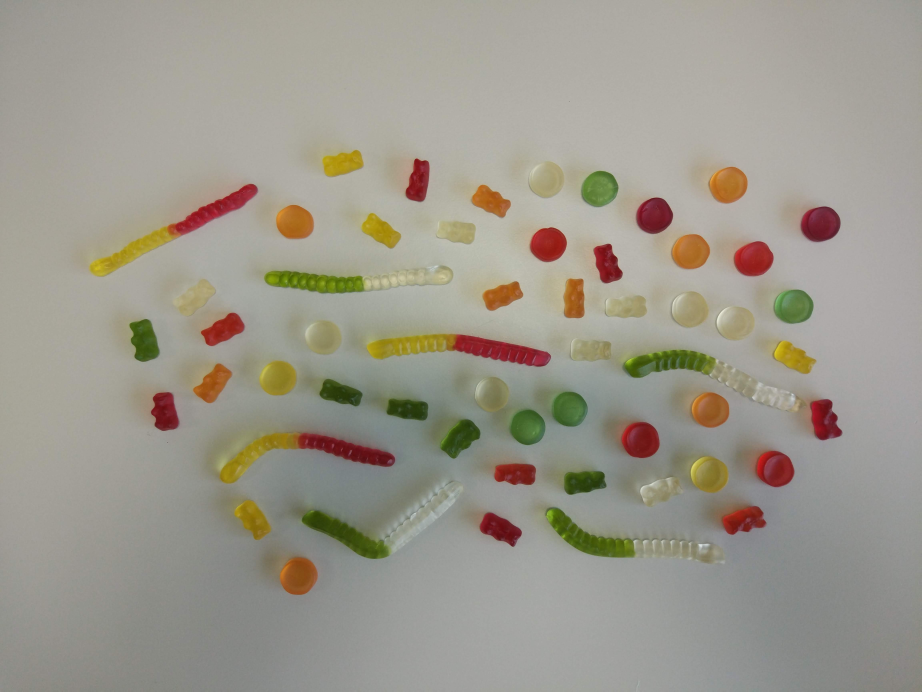
#> input picture image_10.jpg, 4608 x 3456 px, given in place of image.jpg, which was not available (shown at 1/5 size)
$ python type_of_shape.py
#> lines starting #> are read from the running program, lines starting #| are printed output that depends on the picture; after the words box and inside, x2 and y2 are one past the last pixel; in counts of white or black regions, pixels touching at a corner belong together; long printed decimals are rounded; pictures that were not available may be replaced by others from this repository, and a replacement may not be noted
# import the necessary packages
import argparse
from pyimagesearch.shapedetector import ShapeDetector
import argparse
import imutils
import numpy as np
import cv2
from matplotlib import pyplot as plt

# load the image and resize it to a smaller factor so that the shapes can be approximated better
image = cv2.imread('image.jpg', 1)
#> image is the input picture: shape (3456, 4608, 3); mean B, G, R 140.8, 152.3, 156.6
resized = imutils.resize(image, width=1000)
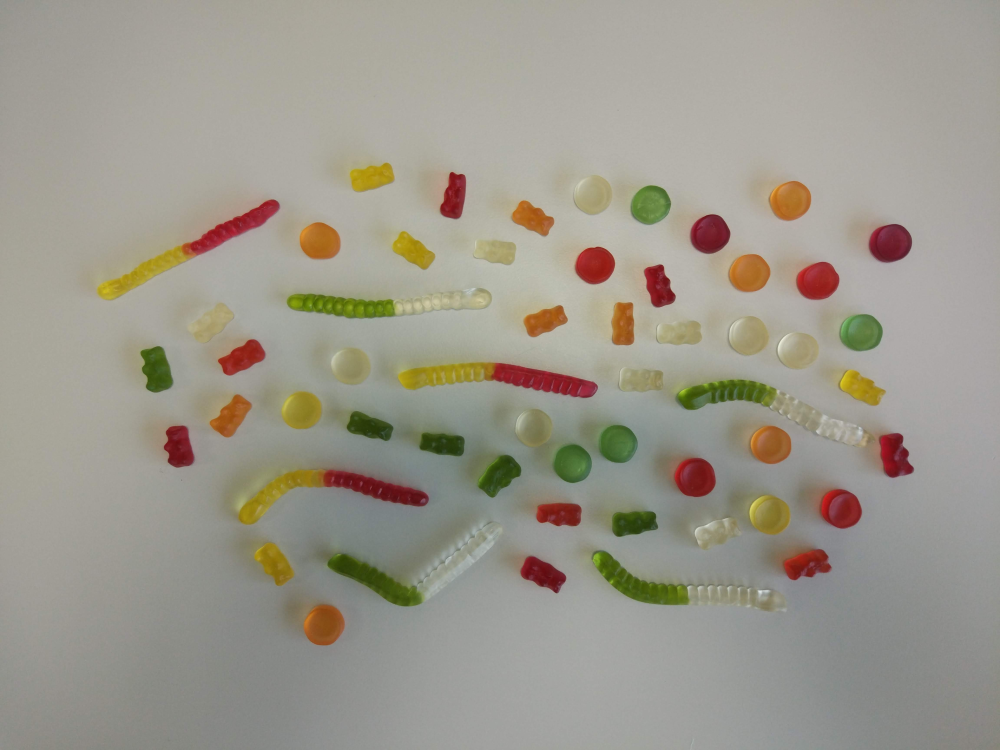
#> resized: shape (750, 1000, 3); mean B, G, R 140.8, 152.3, 156.6
ratio = image.shape[0] / float(resized.shape[0])
#> ratio = 4.61
image = resized.copy()

#TESTE--------------------------------------------------------------------------------------------------------------------------

#TESTE--------------------------------------------------------------------------------------------------------------------------


# threshold the image

gray = cv2.cvtColor(image, cv2.COLOR_BGR2GRAY)
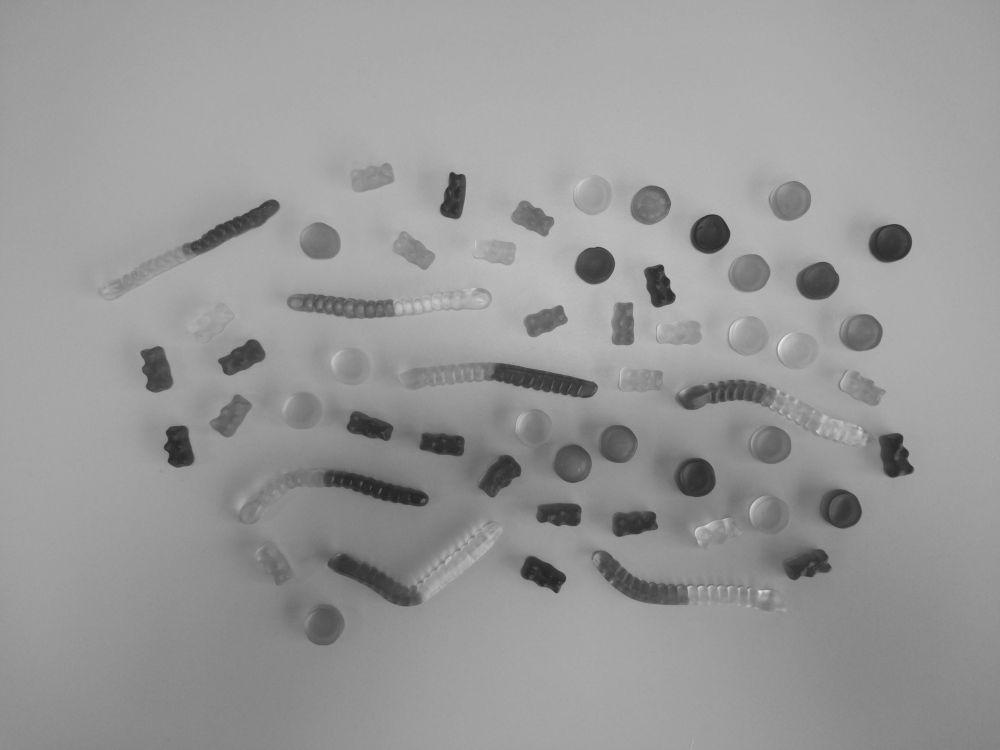
#> gray: shape (750, 1000); min 35, max 231, mean 152.2
blurred = cv2.GaussianBlur(gray, (7, 7), 0)
thresh = cv2.adaptiveThreshold(blurred, 255, cv2.ADAPTIVE_THRESH_GAUSSIAN_C, cv2.THRESH_BINARY_INV, 11, 2)
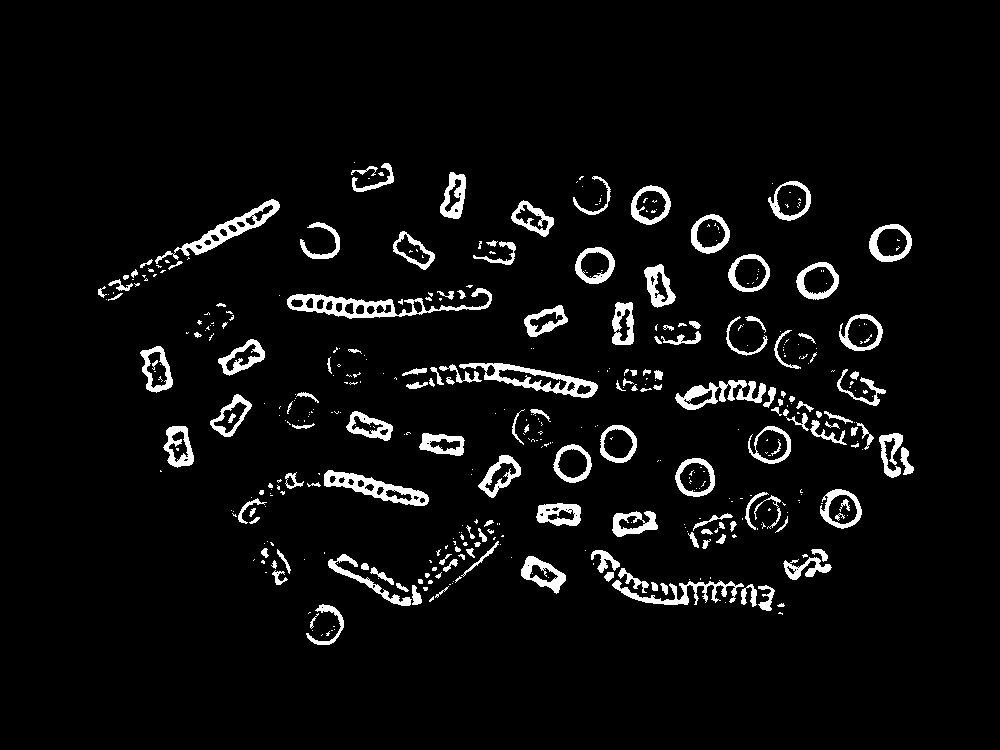
#> thresh: shape (750, 1000); 5.1% white; 450 white regions (290 under 20 px), largest, box (x1, y1, x2, y2) and area: (287, 288, 492, 319) 1838, (459, 363, 598, 398) 1467, (155, 199, 280, 264) 1367

thresh = cv2.GaussianBlur(thresh, (9, 9), 0)
thresh = cv2.adaptiveThreshold(thresh, 255, cv2.ADAPTIVE_THRESH_GAUSSIAN_C, cv2.THRESH_BINARY_INV, 11, 2)
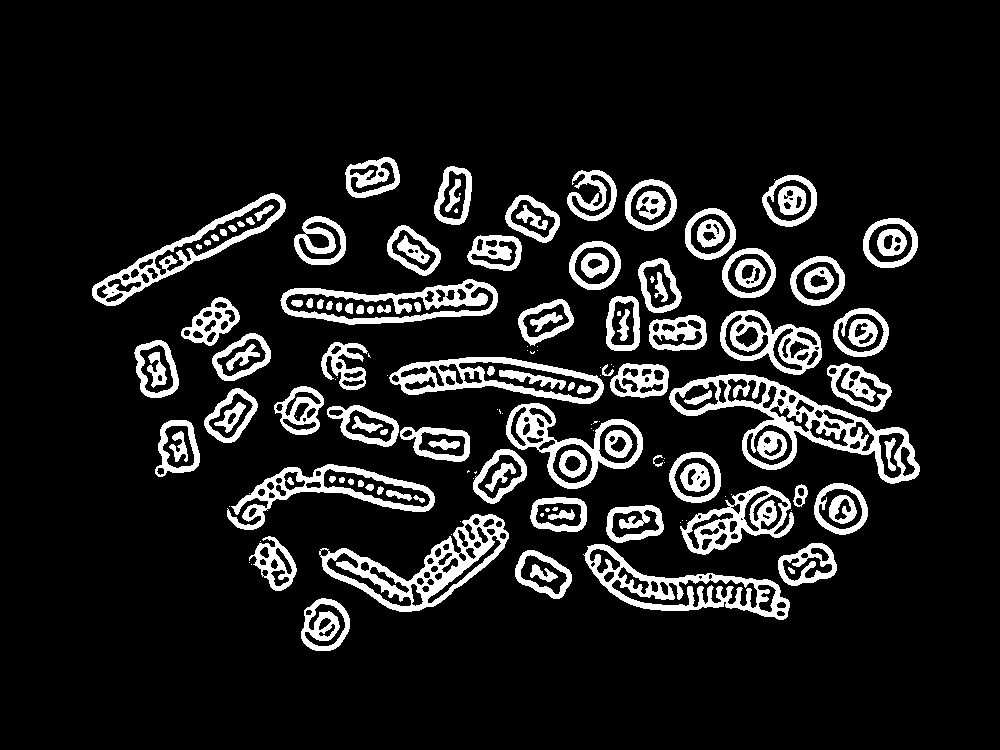
#> thresh: shape (750, 1000); 11.8% white; 166 white regions (50 under 20 px)

thresh = cv2.GaussianBlur(thresh, (3, 3), 0)
thresh = cv2.erode(thresh,(5,5),iterations = 5)
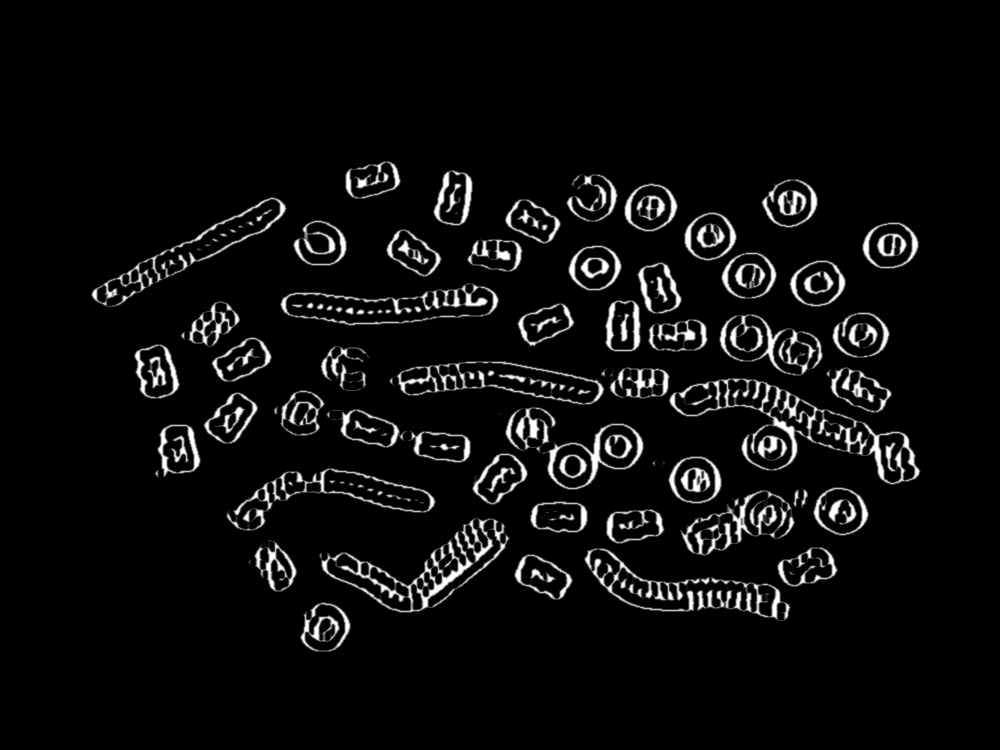
#> thresh: shape (750, 1000); min 0, max 255, mean 12.8


# find contours in the threshold image
cnts = cv2.findContours(thresh.copy(), cv2.RETR_EXTERNAL,  cv2.CHAIN_APPROX_TC89_KCOS)
#> cnts = 60 contours, 6 with area under 20; largest, box (x1, y1, x2, y2) and area: (668, 378, 921, 485) 10562, (318, 518, 510, 613) 7370, (280, 283, 499, 326) 5788, (388, 361, 605, 405) 5584, (505, 407, 644, 490) 5534
cnts = imutils.grab_contours(cnts)

# loop over the contours
for c in cnts:
    # draw the contour on the image


    cv2.drawContours(image, [c], -1, (0, 255, 0), 2)

    peri = cv2.arcLength(c, True)
    approx = cv2.approxPolyDP(c, 0.04 * peri, True)
    area = cv2.contourArea(c)


    print("perimetro:",peri,"area: ",area,"  vertices:",len(approx))
#> this loop made 60 passes
#> (peri, area) on passes 1, 2, 4, 5, 6, 8, 9, 10, 11, 12, 13, 19: (177.1, 1904.5), (365.3, 2197), (162.8, 1714.5), (342.8, 3582.5), (163.4, 1667.5), (520.9, 7370.5), (158.7, 1617), (154.5, 1563), (345.7, 4162.5), (71.66, 176.5), (162.7, 2075), (161, 2034.5)
#> (peri, approx, area) on passes 7, 15, 21, 22, 33, 41: (186.2, [[267, 540], [254, 566], [282, 591], [296, 568]], 1437), (534.8, [[226, 517], [435, 500], [286, 471]], 5096.5), (176.5, [[409, 431], [418, 456], [469, 457], [463, 434]], 1517.5), (167.7, [[191, 426], [161, 429], [163, 477], [199, 466]], 1750), (488.5, [[388, 379], [604, 390], [506, 361]], 5584), (162.9, [[565, 304], [519, 318], [528, 347], [573, 325]], 1583.5)
#| perimetro: 177.123 area:  1904.5   vertices: 6
#| perimetro: 365.278 area:  2197.0   vertices: 7
#| perimetro: 14.517 area:  10.0   vertices: 4
#| perimetro: 162.757 area:  1714.5   vertices: 5
#| perimetro: 342.847 area:  3582.5   vertices: 5
#| perimetro: 163.368 area:  1667.5   vertices: 6
#| perimetro: 186.194 area:  1437.0   vertices: 4
#| perimetro: 520.858 area:  7370.5   vertices: 5
#> (further printed lines are left out)
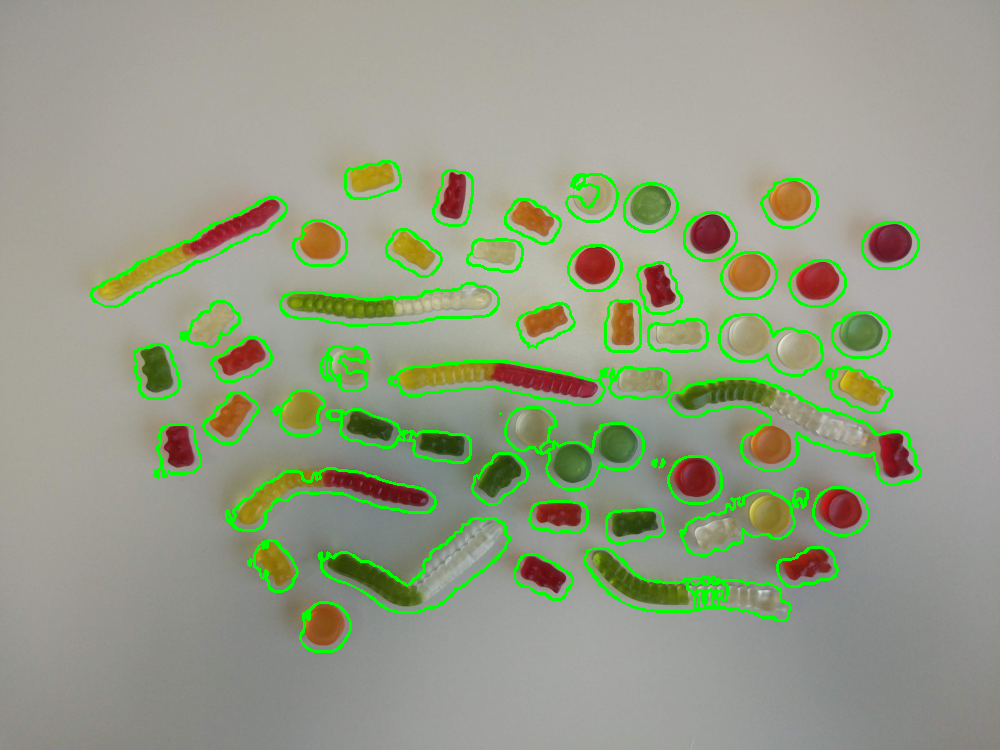
#> image: shape (750, 1000, 3); 4.66% of pixels changed, all inside (x1, y1, x2, y2) = (90, 160, 922, 653)


    #cv2.imshow("th3", image)
    #cv2.waitKey()


cv2.imshow("th3", image)
cv2.waitKey()

$ run again, on image_11.jpg
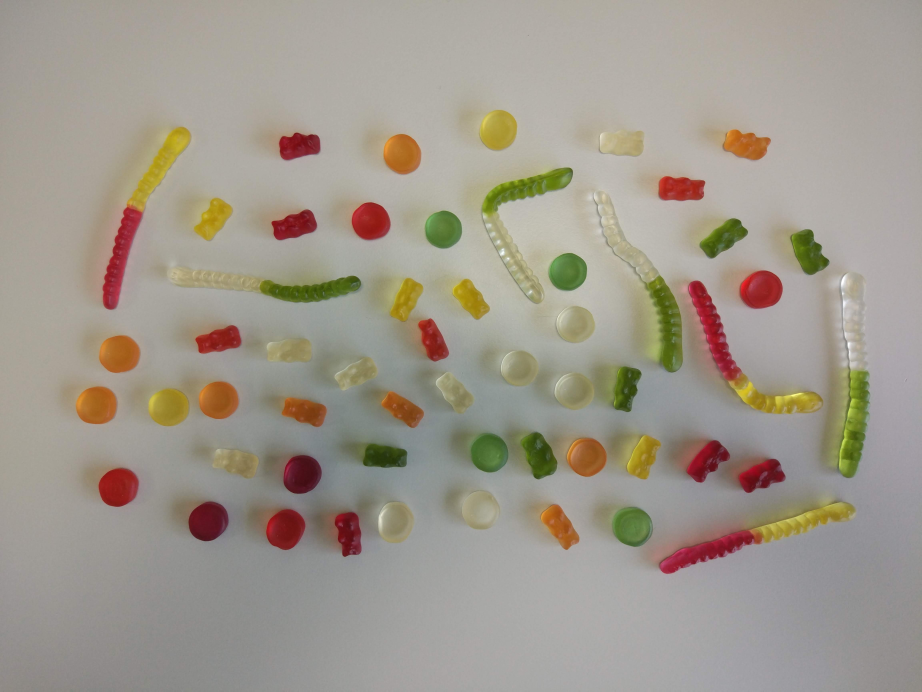
#> input picture image_11.jpg, 4608 x 3456 px, given in place of image.jpg, which was not available (shown at 1/5 size)
#> image is the input picture: shape (3456, 4608, 3); mean B, G, R 141.1, 152.5, 159.7
#> `thresh = cv2.erode(thresh,(5,5),iterations = 5)`:
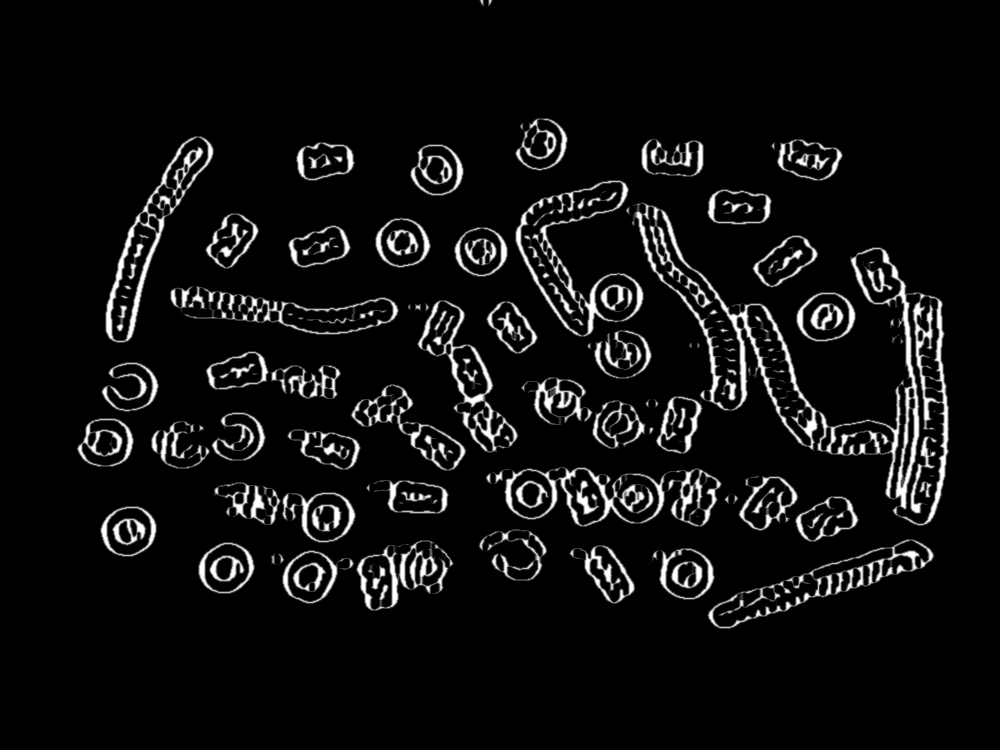
#> thresh: shape (750, 1000); min 0, max 255, mean 15.6
#> cnts = 66 contours, 10 with area under 20; largest, box (x1, y1, x2, y2) and area: (631, 202, 950, 526) 30210, (485, 467, 722, 527) 9245, (515, 180, 644, 337) 9094, (105, 136, 214, 343) 6686, (707, 539, 934, 629) 6610
#> the loop `for c in cnts:` made 66 passes
#> (peri, area) on passes 4, 5, 8, 9, 10, 12, 13, 14: (30.02, 29.5), (29.38, 32), (209, 2007), (170.2, 2273.5), (311.1, 4343), (342.4, 1649.5), (169.9, 2267), (174.1, 1938)
#> (printed output is left out)
#> after the loop `for c in cnts:`:
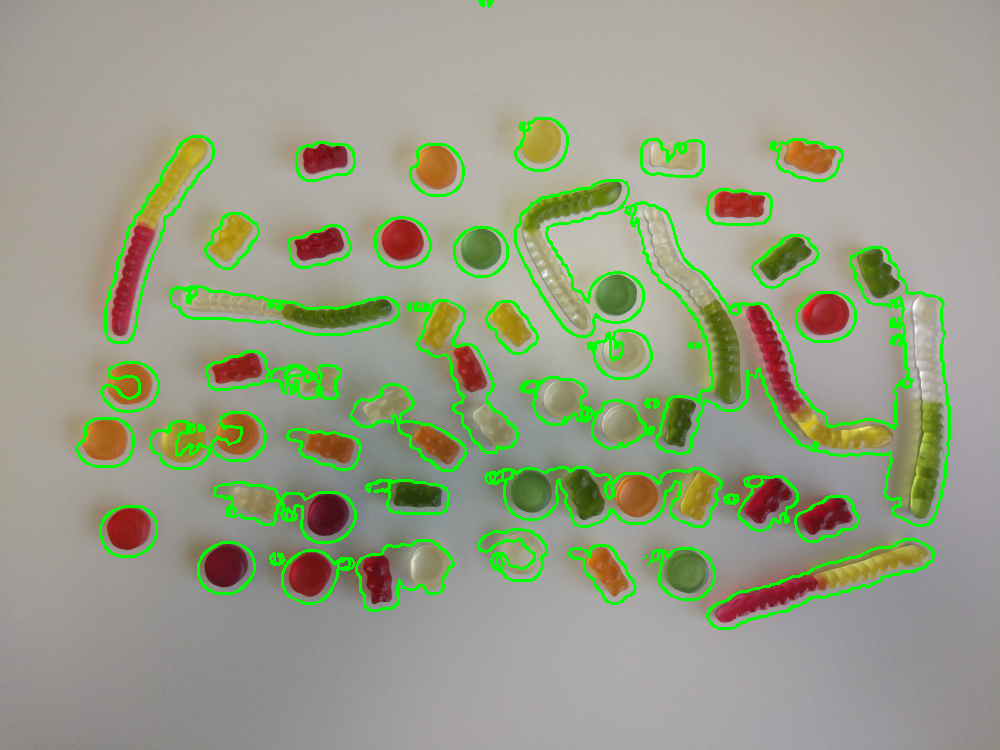
#> image: shape (750, 1000, 3); mean B, G, R 133.9, 158.1, 151.3

$ run again, on image_12.jpg
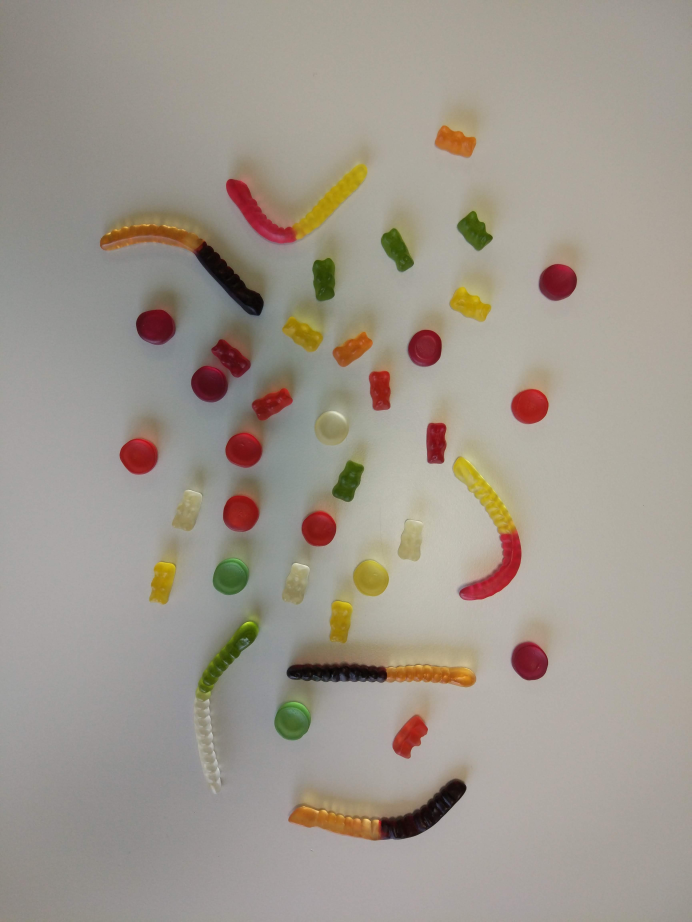
#> input picture image_12.jpg, 3456 x 4608 px, given in place of image.jpg, which was not available (shown at 1/5 size)
#> image is the input picture: shape (4608, 3456, 3); mean B, G, R 141.6, 151.7, 159.3
#> `thresh = cv2.erode(thresh,(5,5),iterations = 5)`:
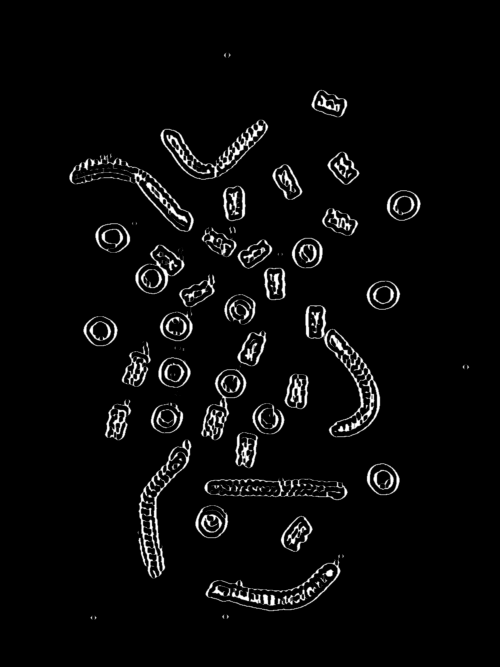
#> thresh: shape (1333, 1000) (shown at 1/2 size); min 0, max 255, mean 9.2
#> cnts = 62 contours, 19 with area under 20; largest, box (x1, y1, x2, y2) and area: (610, 610, 761, 875) 12723, (410, 1108, 682, 1223) 11523, (138, 308, 389, 464) 10870, (276, 879, 384, 1158) 10214, (320, 239, 537, 360) 9258
#> the loop `for c in cnts:` made 62 passes
#> (peri, area) on passes 1, 2, 3, 4, 8, 9, 11, 14: (22.49, 31), (22.49, 31), (24.13, 38), (24.13, 38), (211.5, 2951), (215, 3479.5), (207, 3372), (503.4, 2167.5)
#> (printed output is left out)
#> after the loop `for c in cnts:`:
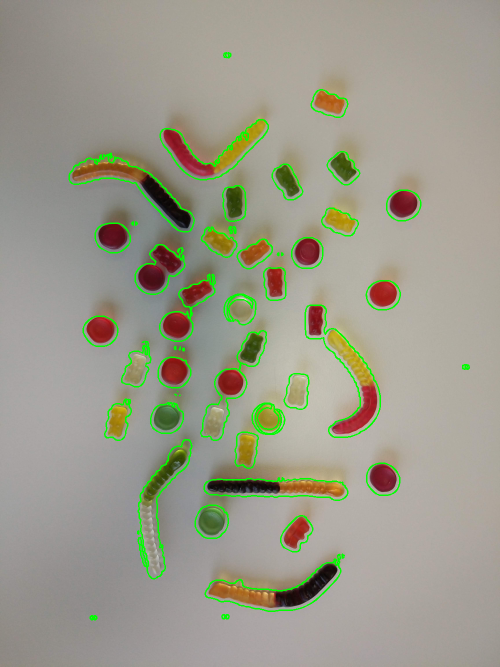
#> image: shape (1333, 1000, 3) (shown at 1/2 size); mean B, G, R 138.2, 154.6, 155.2
